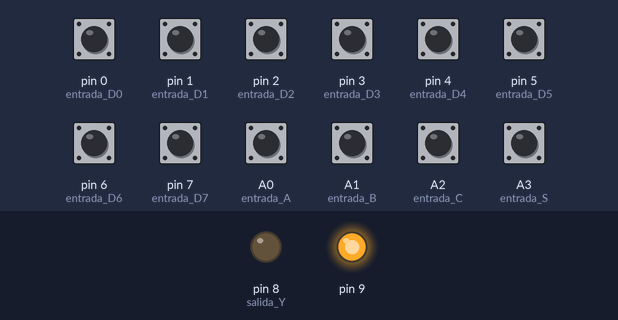
Recording of a sketch running on a simulated Arduino Uno, built with avr-gcc and run on an emulated ATmega328P. Shown: output pins drawn as LEDs (lit = HIGH). The inputs (shaded band) are chosen by the test bench; at power-on: A0 (entrada_A), A1 (entrada_B), A2 (entrada_C), A3 (entrada_S), pin 0 (entrada_D0), pin 1 (entrada_D1), pin 2 (entrada_D2), pin 3 (entrada_D3), pin 4 (entrada_D4), pin 5 (entrada_D5), pin 6 (entrada_D6), pin 7 (entrada_D7) HIGH.

Above: at 1.2 s.
1.3 s: A3 (entrada_S) pulled LOW for 0.15 s
At 1.37 s:
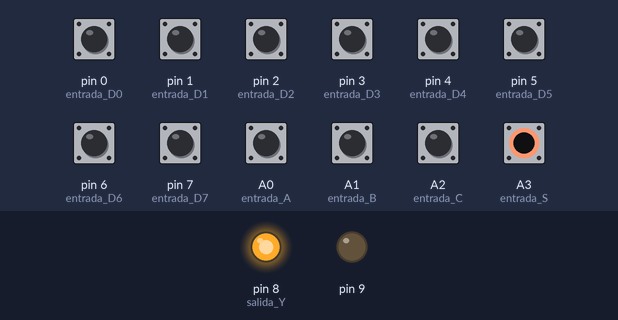
Timing chart, 0 to 4.3 s (numbered marks = the images above; inputs shaded):
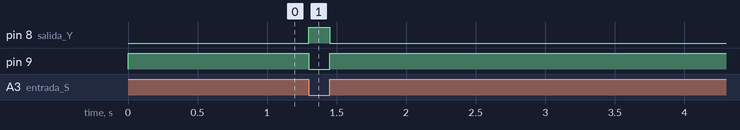

Measured:
- after the input at 1.3 s, pin 8 (salida_Y): LOW → HIGH at once, → LOW 0.15 s later; pin 9: HIGH → LOW at once, → HIGH 0.15 s later

The sketch:

TTL74151.ino
```cpp
//Autor:Dario Jorge Iglesias
boolean C,B,A,S,D0,D1,D2,D3,D4;
boolean D5,D6,D7,D8,Y,W;
void setup(){
 pinMode(0,INPUT_PULLUP);//entrada D0
 pinMode(1,INPUT_PULLUP);//entrada D1
 pinMode(2,INPUT_PULLUP);//entrada D2
 pinMode(3,INPUT_PULLUP);//entrada D3
 pinMode(4,INPUT_PULLUP);//entrada D4
 pinMode(5,INPUT_PULLUP);//entrada D5
 pinMode(6,INPUT_PULLUP);//entrada D6
 pinMode(7,INPUT_PULLUP);//entrada D7
 pinMode(A2,INPUT_PULLUP);//entrada C
 pinMode(A1,INPUT_PULLUP);//entrada B
 pinMode(A0,INPUT_PULLUP);//entrada A
 pinMode(A3,INPUT_PULLUP);//entrada S
 pinMode(8,OUTPUT); //salida Y
 pinMode(9,OUTPUT);}//salida Z
void loop(){
 C=digitalRead(A2);//Var. de control
 B=digitalRead(A1);
 A=digitalRead(A0);
 S=digitalRead(A3);//Var.  strobe
 D0=digitalRead(0);//entradas
 D1=digitalRead(1);
 D2=digitalRead(2);
 D3=digitalRead(3);
 D4=digitalRead(4);
 D5=digitalRead(5);
 D6=digitalRead(6);
 D7=digitalRead(7);
 Y=(!S&D0&!C&!B&!A)|(!S&D1&!C&!B&A)|
 (!S&D2&!C&B&!A)|(!S&D3&!C&B&A)|
 (!S&D4&C&!B&!A)|(!S&D5&C&!B&A)|
 (!S&D6&C&B&!A)|(!S&D7&C&B&A);
 W=!Y; digitalWrite(8,Y);
 digitalWrite(9,W);}
```
